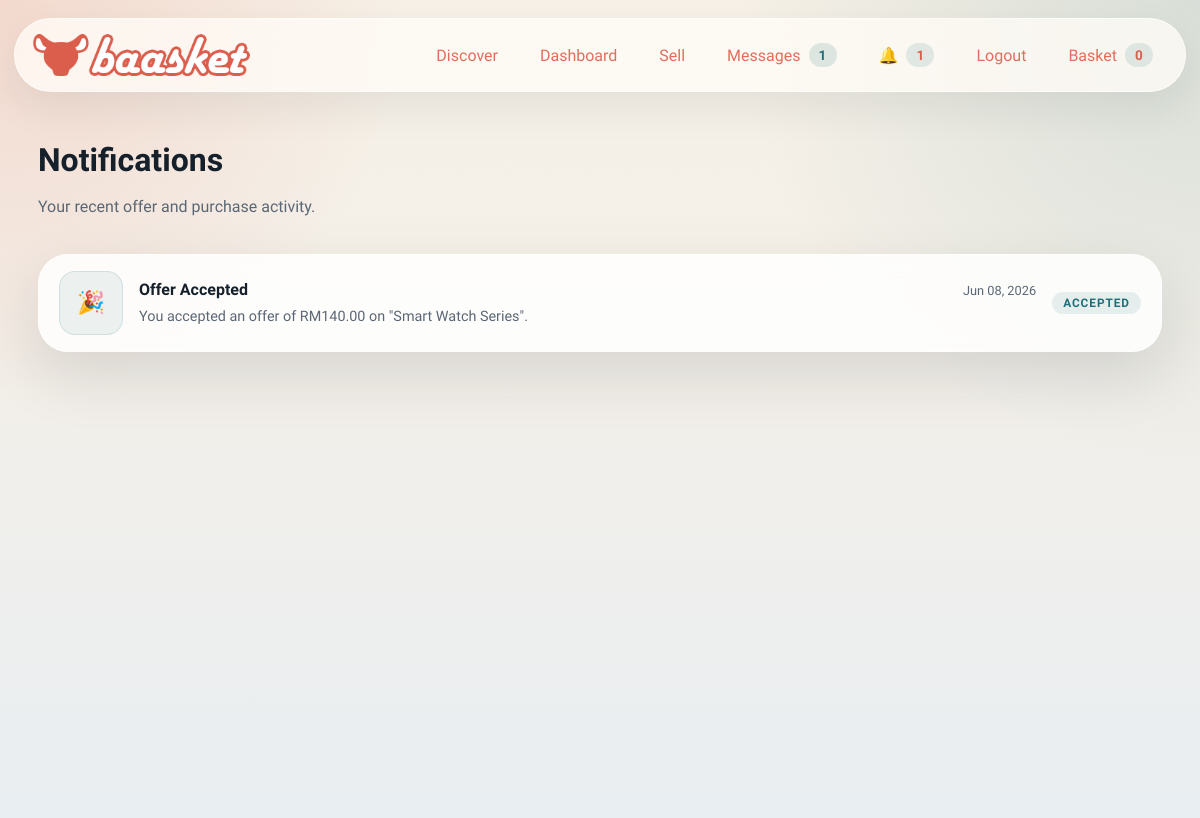
The app's page /notifications (signed in), older data.
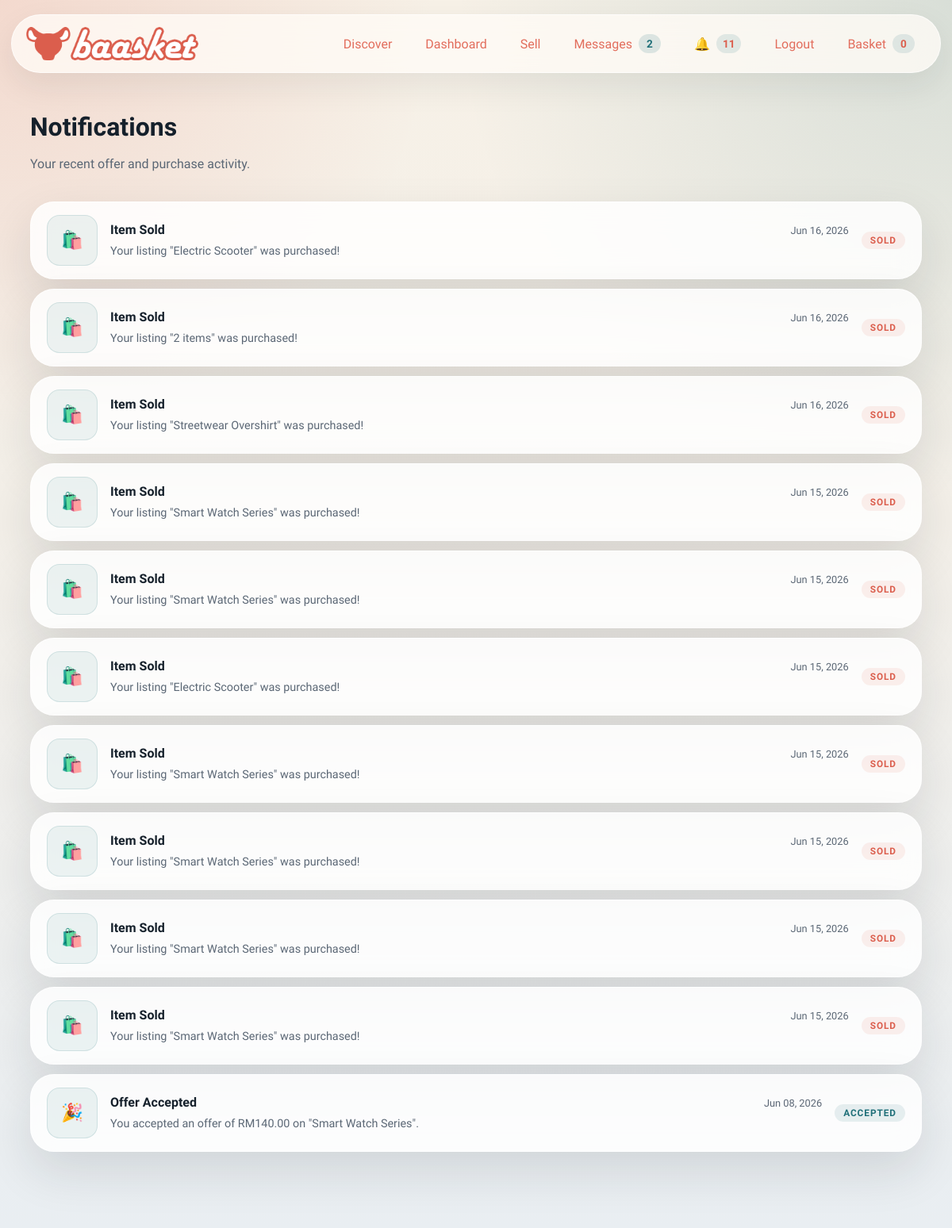
The same page, newer data.
### models.py (models this page shows)
class Notification(db.Model):
    __tablename__ = "notification"
    id = db.Column(db.Integer, primary_key=True)
    user_id = db.Column(db.Integer, db.ForeignKey("user.id"), nullable=False, index=True)
    message = db.Column(db.String(255), nullable=False)
    category = db.Column(db.String(40), nullable=False, default="general")
    related_id = db.Column(db.Integer, nullable=True, index=True)
    is_read = db.Column(db.Boolean, nullable=False, default=False)
    created_at = db.Column(db.DateTime, nullable=False, default=datetime.utcnow, index=True)
    user = db.relationship("User", foreign_keys=[user_id], backref="notifications")

### main.py (the view)
	@app.get("/notifications")
	@login_required
	def notifications_view() -> ResponseReturnValue:
		notifs = (
			Notification.query.filter_by(user_id=current_user.id)
			.order_by(Notification.created_at.desc())
			.all()
		)
		for n in notifs:
			n.is_read = True
		db.session.commit()
		return render_template(
			"notifications.html",
			title="Notifications | Baasket",
			notifications=notifs,
		)

### models.py (called while the page is built)
@login_manager.user_loader
def load_user(user_id: str) -> User | None:
    if not user_id.isdigit():
        return None
    return db.session.get(User, int(user_id))

### payment.py (called while the page is built)
    def options(self) -> tuple[dict[str, object], ...]:
        return tuple(
            {
                "code": strategy.code,
                "label": strategy.label,
                "fee_rate": getattr(strategy, "fee_rate", Decimal("0.00")),
            }
            for strategy in self._strategies.values()
        )

### templates/notifications.html (shortened to what this page needs)
{% extends "base.html" %}
{% block content %}
<section class="section-block">
  <div class="section-heading">
    <div>
      <h2>Notifications</h2>
      <p>Your recent offer and purchase activity.</p>
    </div>
  </div>
  {% if notifications %}
    <div class="inbox-list">
      {% for notif in notifications %}
        <div class="inbox-row card-surface" style="cursor:default;">
          <div class="inbox-thumb-wrap">
            <div class="inbox-thumb inbox-thumb--placeholder" style="font-size:1.4rem;">
              {% if notif.category == "offer_accepted" %}🎉
              {% elif notif.category == "offer_declined" %}❌
              {% elif notif.category == "purchase" %}🛍️
              {% else %}🔔
              {% endif %}
            </div>
          </div>
          <div class="inbox-body">
            <div class="inbox-top">
              <span class="inbox-other">
                {% if notif.category == "offer_accepted" %}Offer Accepted
                {% elif notif.category == "offer_declined" %}Offer Declined
                {% elif notif.category == "purchase" %}Item Sold
                {% else %}Notification
                {% endif %}
              </span>
              <time class="inbox-time">{{ notif.created_at.strftime('%b %d, %Y') }}</time>
            </div>
            <p class="inbox-preview" style="margin-top:4px;">{{ notif.message }}</p>
          </div>
          <div class="inbox-role">
            {% if notif.category == "offer_accepted" %}
              <span class="role-chip role-chip--seller">Accepted</span>
            {% elif notif.category == "offer_declined" %}
              <span class="role-chip">Declined</span>
            {% elif notif.category == "purchase" %}
              <span class="role-chip role-chip--buyer">Sold</span>
            {% endif %}
          </div>
        </div>
      {% endfor %}
    </div>
  {% endif %}
</section>
{% endblock %}

### templates/base.html (shortened to what this page needs)
<!doctype html>
<html lang="en">
<head>
  <link rel="stylesheet" href="{{ url_for('static', filename='css/styles.css') }}">
</head>
<body>
  <div class="page-shell"></div>
  <header class="topbar">
    <a class="brand" href="{{ url_for('index') }}">
      <img src="{{ brand_logo }}" alt="Baasket logo" class="brand-logo">
    </a>
    <nav class="nav-links">
      <a href="{{ url_for('index') }}">Discover</a>
      {% if current_user.is_authenticated %}
        <a href="{{ url_for('dashboard') }}">Dashboard</a>
        <a href="{{ url_for('sell') }}">Sell</a>
        <a href="{{ url_for('messages_inbox') }}">
          Messages
          {% if chat_count and chat_count > 0 %}
            <span class="pill pill--teal">{{ chat_count }}</span>
          {% endif %}
        </a>
        <a href="{{ url_for('notifications_view') }}">
          &#128276;
          {% if unread_count and unread_count > 0 %}
            <span class="pill pill--red">{{ unread_count }}</span>
          {% endif %}
        </a>
        <a href="{{ url_for('logout') }}">Logout</a>
      {% else %}
        <a href="{{ url_for('login') }}">Login</a>
        <a href="{{ url_for('register') }}">Create account</a>
      {% endif %}
      {% if current_user.is_authenticated %}
        <a href="{{ url_for('cart_view') }}">Basket <span class="pill">{{ cart_count }}</span></a>
      {% endif %}
    </nav>
  </header>
  <main class="app-main">
    {% block content %}{% endblock %}
  </main>
</body>
</html>

Row changes from the older to the newer data that the page shows:
added Notification: category "Item Sold", created_at "Jun 16, 2026", message "Your listing \"Electric Scooter\" was purchased!"
added Notification: category "Item Sold", created_at "Jun 16, 2026", message "Your listing \"2 items\" was purchased!"
added Notification: category "Item Sold", created_at "Jun 16, 2026", message "Your listing \"Streetwear Overshirt\" was purchased!"
added Notification: category "Item Sold", created_at "Jun 15, 2026", message "Your listing \"Smart Watch Series\" was purchased!"
added Notification: category "Item Sold", created_at "Jun 15, 2026", message "Your listing \"Smart Watch Series\" was purchased!"
added Notification: category "Item Sold", created_at "Jun 15, 2026", message "Your listing \"Electric Scooter\" was purchased!"
added Notification: category "Item Sold", created_at "Jun 15, 2026", message "Your listing \"Smart Watch Series\" was purchased!"
added Notification: category "Item Sold", created_at "Jun 15, 2026", message "Your listing \"Smart Watch Series\" was purchased!"
added Notification: category "Item Sold", created_at "Jun 15, 2026", message "Your listing \"Smart Watch Series\" was purchased!"
added Notification: category "Item Sold", created_at "Jun 15, 2026", message "Your listing \"Smart Watch Series\" was purchased!"
Text that changed along with them:
{{ chat_count }}: "1" → "2"
{{ unread_count }}: "1" → "11"
